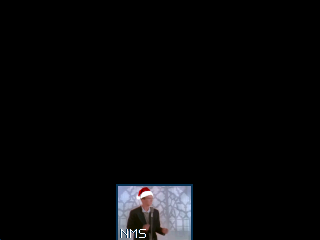
#> input picture ref.png, 320 x 240 px
$ python -i canvas.py   (imports and definitions only)
#> lines starting #> are read from the running program, lines starting #| are printed output that depends on the picture
from PIL import Image, UnidentifiedImageError
import requests
from io import BytesIO
import os
import os.path
import re
import hashlib
import random
import sys
import traceback
from multiprocessing import Process, RLock, RawValue, RawArray
from ctypes import c_int
import time
dir = os.path.dirname(os.path.realpath(__file__))

REF_URL = 'https://raw.githubusercontent.com/Klemek/klemek/main/ref.png'
URL = 'http://challs.xmas.htsp.ro:3002/'
W = 320
H = 240
TIMEOUT = 30
TARGET_LENS = 78000
CHALLENGE_FILE = f"{dir}/challenges.csv"
PIXEL_THRESHOLD = 5

class Data:
    # [63 lines left out: functions __init__, is_time, get_random_cached_target, save_targets, get_stored_challenge, store_challenge, not called in this run]


def convert24to16(r, g, b):
    return (r >> 3, g >> 3, b >> 3)

def diff(ref, col):
    ref, col = convert24to16(*ref), convert24to16(*col)
    return sum(abs(ref[i] - col[i]) for i in range(3))

def get_next_pixel(data):
    headers = {
        "Cache-Control": "no-cache",
        "Pragma": "no-cache"
    }
    r = requests.get(f"{REF_URL}", headers=headers)
    try:
        ref_img = Image.open(BytesIO(r.content))
    except UnidentifiedImageError:
        return None
    total = sum(1 if ref_img.getpixel((x, y))[3] > 0 else 0 for x in range(W) for y in range(H))
    if data.is_time():
        r = requests.get(f"{URL}/canvas.png", headers=headers)
        if r.status_code == 200:
            try:
                dist_img = Image.open(BytesIO(r.content)).convert(mode='RGB')
                targets = []
                for x in range(W):
                    for y in range(H):
                        ref_color = ref_img.getpixel((x, y))
                        dist_color = dist_img.getpixel((x * 2, y * 2))
                        if ref_color[3] > 0 and diff(ref_color[:3], dist_color) > 5:
                            targets += [(x, y, ref_color[:3])]
                data.save_targets(targets)
            except OSError:
                pass
    target, remaining = data.get_random_cached_target()
    if target is None:
        print(f"[{os.getpid()}] no enough pixel to update")
        return None
    else:
        x, y, color = target
        print(f"[{os.getpid()}] pixel to update : {x},{y} => {color} (remaining {remaining}/{total}) ({(total-remaining)/total:.2%} done)")
        return target

# [13 lines left out: function get_challenge, not called in this run]


charset = 'abcdefghijklmnopqrstuvwxyz0123456789_'

# [68 lines left out: functions inc, solve_challenge, paint, work, not called in this run]


# [6 lines not run here, left out]

>>> import cv2
>>> picture = cv2.imread('ref.png', cv2.IMREAD_GRAYSCALE)
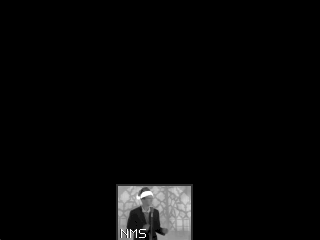
#> picture: shape (240, 320); min 0, max 255, mean 7.1
>>> result = get_next_pixel(picture)
#> in get_next_pixel, `ref_img = Image.open(BytesIO(r.content))`:
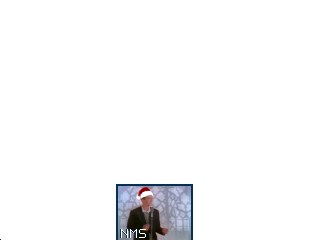
#> ref_img: PIL image 320x240 RGBA; mean R, G, B, A 6.8, 6.9, 7.8, 14.3; transparent parts drawn white
#> in get_next_pixel, `total = sum(1 if ref_img.getpixel((x, y))[3] > 0 else 0 for x in range..`: total = 4313
#> (the run stopped early here; a loop or call above may not have finished)
